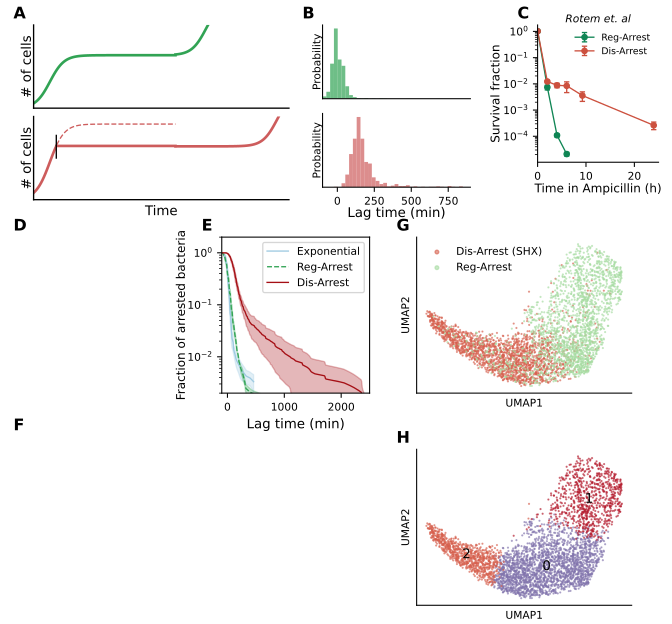

Write the Python code that produced this figure.
import numpy as np
import scipy as sc
import matplotlib.pyplot as plt
from scipy.stats import ttest_ind
from scipy.stats import t
from mpl_toolkits.axes_grid1.inset_locator import inset_axes
import pandas as pd
import os
from collections import OrderedDict
from figure_functions import *

# ------------------------------------------------------------------
# BUILD FIGURE
# ------------------------------------------------------------------

def panel_C(ax):
    # Kill curve panel (matches kill curves/Kill_curve.svg)
    # Load data
    project_dir = os.path.dirname(os.path.dirname(root_dir))
    df = pd.read_csv(os.path.join(project_dir, 'kill curves', 'Kill_curve.csv'))
    # Colors matching the reference SVG
    colors = {'Reg-Arrest': '#0F8554', 'Dis-Arrest': '#CC503E'}
    labels = {'Reg-Arrest': 'Reg-Arrest', 'Dis-Arrest': 'Dis-Arrest'}
    for curve in ['Reg-Arrest', 'Dis-Arrest']:
        sub = df[df['curve'] == curve].sort_values('time_h')
        x = sub['time_h'].values
        y = sub['mean_survival_fraction'].values
        # convert absolute low/high bounds to asymmetric error deltas
        yerr = np.vstack([y - sub['error_low'].values, sub['error_high'].values - y])
        ax.errorbar(x, y, yerr=yerr, fmt='o-', markersize=4, capsize=2,
                    linewidth=1, color=colors[curve], label=labels[curve])
    # Axis and formatting
    ax.set_yscale('log')
    ax.set_xlabel('Time in Ampicillin (h)', fontsize=fsize-1, labelpad=1)
    ax.set_ylabel('Survival fraction', fontsize=fsize-1, labelpad=1)
    ax.set_title('Rotem et. al', style='italic', fontsize=fsize-2, pad=2)
    ax.tick_params(axis='both', labelsize=fsize-2)
    ax.set_xlim(0, 25)
    ax.spines['top'].set_visible(False)
    ax.spines['right'].set_visible(False)
    ax.legend(fontsize=fsize-3, frameon=False, loc='upper right')


def panel_A(axes):
    # Define the sigmoidal function
    def sigmoid(x, a, b, c):
        return c / (1 + a * np.exp(-b * x))

    # Define the inverse gamma distribution
    def inv_gamma(x, a, b):
        return b ** a / sc.special.gamma(a) * x ** (-a - 1) * np.exp(-b / x)

    # Define the gamma distribution
    def gamma(x, a, b):
        return b ** a / sc.special.gamma(a) * x ** (a - 1) * np.exp(-b * x)

    t0 = 0.8
    tr = 5
    tl = 3
    lw = 1
    green = '#31a354'
    red = '#CD5C5C'
    # Generate x values
    x = np.linspace(0.01, tr, 100)
    # Plot the regulated sigmoid function
    axes[0, 0].plot(x, sigmoid(x, 10, 4, 0.7), color=green, linewidth=lw+1)
    # Plot the disrupted sigmoid function
    axes[1, 0].plot(x[x < t0], sigmoid(x[x < t0], 10, 4, 1), color=red, linewidth=lw+1)
    axes[1, 0].plot(x[x >= t0], sigmoid(x[x >= t0], 10, 4, 1), color=red, linewidth=lw, linestyle='dashed')
    axes[1, 0].plot([t0, tr], [sigmoid(t0, 10, 4, 1), sigmoid(t0, 10, 4, 1)], color=red, linewidth=lw+1)
    axes[1, 0].plot([t0, t0], [0.55, 0.85], color='k', linewidth=lw)

    axes[1,0].set_xlabel('Time', fontsize=fsize, loc='right')
    x = np.linspace(tr,10,100)
    # second column:
    # Plot the regulated sigmoid function
    axes[0, 0].plot(x, 0.7 + sigmoid(x - tr-0.5, 10, 4, 0.7), color=green, linewidth=lw+1)
    # Plot the disrupted sigmoid function
    axes[1, 0].plot(x, 0.705 + sigmoid(x - tr - tl, 10, 4, 0.7), color=red, linewidth=lw+1)
    # add text to the plot
    #axes[1, 0].text(0.85, 0.4, 'Acute\nstress', fontsize=fsize-2, color='k')
    # remove the top and right spines
    for ax in axes[:, 0]:
        ax.spines['top'].set_visible(False)
        ax.spines['right'].set_visible(False)
        # make the spines wider
        ax.spines['left'].set_linewidth(lw)
        ax.spines['bottom'].set_linewidth(lw)
        ax.set_xticks([])  # remove ticks
        ax.set_yticks([])
        ax.set_ylabel('# of cells', fontsize=fsize, labelpad=0)
        ax.set_xlim(0, 9)
        ax.set_ylim(0, 1.1)

    axes[1,0].set_xlabel('Time', fontsize=fsize, loc='center')
    # second column:
    # # Plot the regulated sigmoid function
    # axes[0, 1].plot(x, 0.67 + sigmoid(x - 0.2, 10, 4, 0.7), color=green, linewidth=lw+1)
    # # Plot the disrupted sigmoid function
    # axes[1, 1].plot(x, 0.705 + sigmoid(x - 0.65, 10, 4, 0.7), color=red, linewidth=lw+1)
    #
    # for ax in axes[:, 1]:
    #     ax.spines['top'].set_visible(False)
    #     ax.spines['right'].set_visible(False)
    #     ax.spines['left'].set_visible(False)
    #     # make the spines wider
    #     ax.spines['left'].set_linewidth(lw)
    #     ax.spines['bottom'].set_linewidth(lw)
    #     ax.set_xticks([])  # remove ticks
    #     ax.set_yticks([])
    #     ax.set_xlim(0, 2)
    #     ax.set_ylim(0, 1.1)

    # third column:
    # Plot the gamma distribution for different shape and scale
    # axins1 = inset_axes(axes[0, 1], bbox_to_anchor=(0.6, 0.1, 0.8, 0.8), bbox_transform=axes[0, 1].transAxes,
    #                     width="70%", height="70%", loc="lower left")
    # axins1.plot(x, gamma(x, 2, 4.2), label='a=1, b=3', color=green, linewidth=lw+1)
    # # Plot the inverse gamma distribution for different shape and scale
    # axins2 = inset_axes(axes[1, 1], bbox_to_anchor=(0.6, 0.1, 0.8, 0.8), bbox_transform=axes[1, 1].transAxes,
    #                     width="70%", height="70%", loc="lower left")
    # axins2.plot(x, inv_gamma(x, 2, 2), label='a=2, b=1', color=red, linewidth=lw+1)
    # # add labels and legend
    #
    # # remove the top and right spines
    # for ax in [axins1, axins2]:
    #     ax.spines['top'].set_visible(False)
    #     ax.spines['right'].set_visible(False)
    #     # make the spines wider
    #     ax.spines['left'].set_linewidth(lw)
    #     ax.spines['bottom'].set_linewidth(lw)
    #     ax.set_xlabel('Lag time', fontsize=fsize - 3, labelpad=3)
    #     ax.set_ylabel('Probability', fontsize=fsize - 3, labelpad=2)
    #     ax.set_xticks([])  # remove ticks
    #     ax.set_yticks([])
    #     ax.set_xlim(0, 5)
    #     ax.set_ylim(0, 1.6)
    #     ax.set_title('Single-cell lag', fontsize=fsize - 2, pad=2)


def panel_B(axes):
    project_dir = os.path.dirname(os.path.dirname(root_dir))
    bins = np.linspace(-100, 900, 40)
    hist_data = np.loadtxt(os.path.join(project_dir, 'scanlag_data', 'kaplan_shx', 't0.txt'))
    hist_data2 = np.loadtxt(os.path.join(project_dir, 'scanlag_data', 'kaplan_shx', 't1346.txt'))
    green = '#31a354'
    red = '#CD5C5C'
    axes[0,0].hist(hist_data, bins=bins, color=green, alpha=0.7)
    axes[1,0].hist(hist_data2, bins=bins, color=red, alpha=0.7)
    for ax in axes[:, 0]:
        ax.set_ylabel('Probability', fontsize=fsize-2, labelpad=0)
        ax.set_xlim(-100, 900)
        ax.set_yticks([])
        ax.spines['top'].set_visible(False)
        ax.spines['right'].set_visible(False)
        ax.tick_params(axis='both', which='major', labelsize=fsize - 2)
    axes[0,0].set_xticks([])
    axes[1,0].set_xlabel('Lag time (min)', fontsize=fsize, labelpad=0)

def panel_E(ax):
    # scanlag plot:
    data_dir = os.path.join(os.path.dirname(os.path.dirname(root_dir)), 'scanlag_data', 'exp2')
    x_min = -100
    x_max = 4000
    n_points = 400
    n_reps = 3
    interp_data = {'Exponential': [], 'Reg-Arrest': [], 'Dis-Arrest': []}
    colors = {'Exponential': '#9ecae1', 'Reg-Arrest': '#31a354', 'Dis-Arrest': '#a50f15'}
    linestyles = {'Exponential': '-', 'Reg-Arrest': '--', 'Dis-Arrest': '-'}
    common_x = np.linspace(x_min, x_max, num=n_points)
    exp_data = pd.read_csv(os.path.join(data_dir, 'REP3EXP_t00Min_ax1.csv'),header=0)
    t0 = np.median(exp_data['X'])
    print('t0', t0)
    for file in os.listdir(data_dir):
        data = pd.read_csv(os.path.join(data_dir, file), header=0)
        y_interpolated = np.interp(common_x, data['X'], data['Y'])
        if 'EXP' in file:
            interp_data['Exponential'].append(y_interpolated)
        elif 'CASP' in file:
            interp_data['Reg-Arrest'].append(y_interpolated)
        elif 'SHX' in file:
            interp_data['Dis-Arrest'].append(y_interpolated)


    for key, value in interp_data.items():
        y_mean = np.mean(value, axis=0)
        y_std = np.std(value, axis=0, ddof=1)
        t_crit = t.ppf(0.84, df=n_reps - 1)  # for 68% CI: t(0.84, df = n_reps-1)
        ci = (y_std / np.sqrt(n_reps))
        existing_values = y_mean > y_mean[-1]
        ax.plot(common_x[existing_values]-t0, y_mean[existing_values], label=key, color=colors[key],
                linestyle=linestyles[key], linewidth=1)
        plt.fill_between(common_x[existing_values]-t0,
                         (y_mean - ci)[existing_values],
                         (y_mean + ci)[existing_values],
                         alpha=0.3,
                         color=colors[key])

    ax.set_xlabel('Lag time (min)', fontsize=fsize)
    ax.set_ylabel('Fraction of arrested bacteria', fontsize=fsize-1, labelpad=0)
    #ax.set_xscale('log')
    ax.set_yscale('log')
    ax.set_xlim(x_min, 2500)
    #ax.set_xticks([10, 100, 1000])
    #ax.set_xticklabels([10, 100, 1000])
    # set tick fontsize
    ax.tick_params(axis='both', which='major', labelsize=fsize - 2)
    ax.set_ylim(0.002, 2)
    handles, labels = ax.get_legend_handles_labels()

    # use an OrderedDict to remove duplicates while preserving order
    by_label = OrderedDict(zip(labels, handles))

    # re-draw the legend with only the unique labels
    ax.legend(by_label.values(), by_label.keys(), loc='upper right', fontsize=fsize - 2)###


def panel_G(ax):
    # UMAP panel:
    # Load data
    # project directory
    project_dir = os.path.dirname(os.path.dirname(root_dir))
    data = pd.read_csv(os.path.join(project_dir, 'scanpy', 'umap_coordinates_shx_paper_barcodes_20260818_142615.csv'), index_col=0,
                       header=0)
    # scatter plot
    exp_data = data[data['batch'] == 'exp']

    reg_data = data[np.logical_or(data['batch'] == 'reg1', data['batch'] == 'reg2')]
    dis_data = data[np.logical_or(data['batch'] == 'dis1', data['batch'] == 'dis2')]
    colors = ['#4393c3', '#a6dba0', '#d6604d']
    ax.scatter(dis_data.UMAP_1, dis_data.UMAP_2, color=colors[2], alpha=.6, s=.5, label='Dis-Arrest (SHX)')
    ax.scatter(reg_data.UMAP_1, reg_data.UMAP_2, color=colors[1], alpha=.6, s=.5, label='Reg-Arrest')
    #ax.scatter(exp_data.UMAP_1, exp_data.UMAP_2, color=colors[0], alpha=.6, s=.5, label='Exponential')
    ax.legend(fontsize=fsize-2, loc='upper left', markerscale=4, frameon=False)
    ax.grid(False)
    ax.set_xlabel('UMAP1', fontsize=fsize-2)
    ax.set_ylabel('UMAP2', fontsize=fsize-2)
    #ax.set_xlim([-9,7])
    # remove spines
    ax.spines['top'].set_visible(False)
    ax.spines['right'].set_visible(False)
    ax.set_xticks([])
    ax.set_yticks([])


def panel_H(ax):
    # UMAP panel:
    # Load data
    # project directory
    project_dir = os.path.dirname(os.path.dirname(root_dir))
    data = pd.read_csv(os.path.join(project_dir, 'scanpy', 'umap_coordinates_shx_paper_barcodes_20260818_142615.csv'), index_col=0,
                       header=0)
    # scatter plot
    colors = ['#8073ac', '#b2182b', '#d6604d', '#4393c3', '#92c5de']
    data = data[data['batch'] != 'exp']
    # color by cluster
    for i in range(max(data['cluster']) + 1):
        ax.scatter(data[data['cluster'] == i].UMAP_1, data[data['cluster'] == i].UMAP_2, color=colors[i], alpha=.6, s=.5,
                   label=f"Cluster {i + 1}")
        ax.text(data[data['cluster'] == i].UMAP_1.mean(), data[data['cluster'] == i].UMAP_2.mean(), str(i),
                fontsize=fsize, color='k', ha='center', va='center')

    ax.grid(False)
    ax.set_xlabel('UMAP1', fontsize=fsize-2)
    ax.set_ylabel('UMAP2', fontsize=fsize-2)
    #ax.set_xlim([-9,7])
    # remove spines
    ax.spines['top'].set_visible(False)
    ax.spines['right'].set_visible(False)
    ax.set_xticks([])
    ax.set_yticks([])


###
# Build figure 1:
fsize = 10
pf = PanelFigure(figsize=(7, 6.5), label_offset=(-0.03,0.03))
panel_pos = [
    [0.05, 0.68, 0.38, 0.28],  # A
    [0.48, 0.7, 0.22, 0.26],  # B
    [0.8, 0.74, 0.18, 0.22],  # C
    [0.05, 0.37, 0.2, 0.25],  # D
    [0.33, 0.37, 0.22, 0.25],  # E
    [0.05, 0.02, 0.47, 0.28],  # F
    [0.62, 0.37, 0.32, 0.25],  # G
    [0.62, 0.03, 0.32, 0.25],  # H
]
root_dir = os.getcwd()
# panel A:
axes_panel_A = pf.add_grid_panel(panel_pos[0], 2, 1, label="A",
                  sharex=True, sharey=True,
                  hspace=0.1)
panel_A(axes_panel_A)
# panel B:
axes_panel_B = pf.add_grid_panel(panel_pos[1], 2, 1, label="B",
                  sharex=True, sharey=True,
                  wspace=0.15, hspace=0.2)
panel_B(axes_panel_B)
# panel C:
pf.add_panel(panel_pos[2], draw_func=panel_C, label="C")
# panel D:
pf.add_panel(panel_pos[3], hide_axis=True, label="D")
# panel E:
pf.add_panel(panel_pos[4], draw_func=panel_E, label="E")
# panel F"
pf.add_panel(panel_pos[5], hide_axis=True, label="F")
# panel G:
pf.add_panel(panel_pos[6], draw_func=panel_G, label="G")
# panel H:
pf.add_panel(panel_pos[7], draw_func=panel_H, label="H")

pf.save("figure1.svg", dpi=300)
plt.show()
